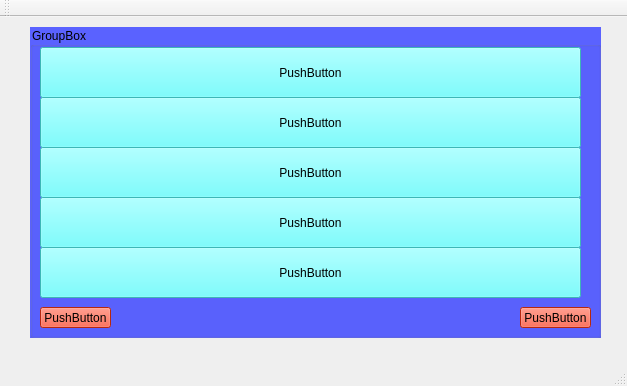
<?xml version="1.0" encoding="UTF-8"?>
<ui version="4.0">
 <class>FriendWindow</class>
 <widget class="QMainWindow" name="FriendWindow">
  <property name="geometry">
   <rect>
    <x>0</x>
    <y>0</y>
    <width>627</width>
    <height>386</height>
   </rect>
  </property>
  <property name="windowTitle">
   <string>Friends</string>
  </property>
  <widget class="QWidget" name="centralWidget">
   <widget class="QGroupBox" name="groupBox">
    <property name="geometry">
     <rect>
      <x>30</x>
      <y>10</y>
      <width>571</width>
      <height>311</height>
     </rect>
    </property>
    <property name="styleSheet">
     <string notr="true">background-color : rgb(90, 98, 255)</string>
    </property>
    <property name="title">
     <string>GroupBox</string>
    </property>
    <widget class="QPushButton" name="pushButton">
     <property name="geometry">
      <rect>
       <x>10</x>
       <y>20</y>
       <width>541</width>
       <height>51</height>
      </rect>
     </property>
     <property name="styleSheet">
      <string notr="true">background-color : rgb(85, 255, 255)</string>
     </property>
     <property name="text">
      <string>PushButton</string>
     </property>
    </widget>
    <widget class="QPushButton" name="pushButton_2">
     <property name="geometry">
      <rect>
       <x>10</x>
       <y>70</y>
       <width>541</width>
       <height>51</height>
      </rect>
     </property>
     <property name="styleSheet">
      <string notr="true">background-color : rgb(85, 255, 255)</string>
     </property>
     <property name="text">
      <string>PushButton</string>
     </property>
    </widget>
    <widget class="QPushButton" name="pushButton_3">
     <property name="geometry">
      <rect>
       <x>10</x>
       <y>120</y>
       <width>541</width>
       <height>51</height>
      </rect>
     </property>
     <property name="styleSheet">
      <string notr="true">background-color : rgb(85, 255, 255)</string>
     </property>
     <property name="text">
      <string>PushButton</string>
     </property>
    </widget>
    <widget class="QPushButton" name="pushButton_4">
     <property name="geometry">
      <rect>
       <x>10</x>
       <y>170</y>
       <width>541</width>
       <height>51</height>
      </rect>
     </property>
     <property name="styleSheet">
      <string notr="true">background-color : rgb(85, 255, 255)</string>
     </property>
     <property name="text">
      <string>PushButton</string>
     </property>
    </widget>
    <widget class="QPushButton" name="pushButton_5">
     <property name="geometry">
      <rect>
       <x>10</x>
       <y>220</y>
       <width>541</width>
       <height>51</height>
      </rect>
     </property>
     <property name="styleSheet">
      <string notr="true">background-color : rgb(85, 255, 255)</string>
     </property>
     <property name="text">
      <string>PushButton</string>
     </property>
    </widget>
    <widget class="QPushButton" name="pushButton_6">
     <property name="geometry">
      <rect>
       <x>490</x>
       <y>280</y>
       <width>71</width>
       <height>21</height>
      </rect>
     </property>
     <property name="styleSheet">
      <string notr="true">background-color : rgb(255, 56, 21)</string>
     </property>
     <property name="text">
      <string>PushButton</string>
     </property>
    </widget>
    <widget class="QPushButton" name="pushButton_7">
     <property name="geometry">
      <rect>
       <x>10</x>
       <y>280</y>
       <width>71</width>
       <height>21</height>
      </rect>
     </property>
     <property name="styleSheet">
      <string notr="true">background-color : rgb(255, 56, 21)</string>
     </property>
     <property name="text">
      <string>PushButton</string>
     </property>
    </widget>
   </widget>
  </widget>
  <widget class="QMenuBar" name="menuBar">
   <property name="geometry">
    <rect>
     <x>0</x>
     <y>0</y>
     <width>627</width>
     <height>26</height>
    </rect>
   </property>
  </widget>
  <widget class="QToolBar" name="mainToolBar">
   <attribute name="toolBarArea">
    <enum>TopToolBarArea</enum>
   </attribute>
   <attribute name="toolBarBreak">
    <bool>false</bool>
   </attribute>
  </widget>
  <widget class="QStatusBar" name="statusBar"/>
 </widget>
 <layoutdefault spacing="6" margin="11"/>
 <resources/>
 <connections/>
</ui>
